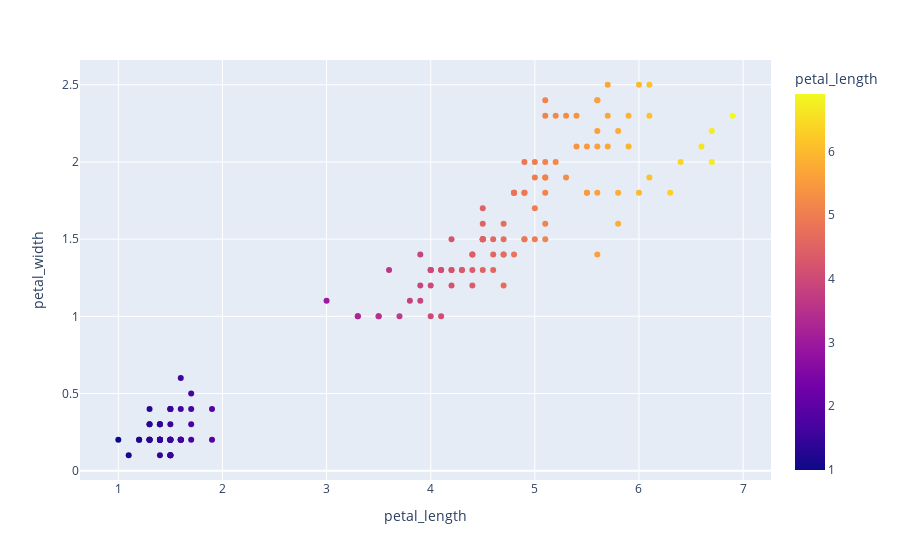

The notebook cell saved with this chart:
### Markdown cell above
## **Continous Color Scales**
Recomendations:
  - agsunset
  - blues/magenta/teal (linear)
  - rdbu (contra)

### Code cell
df = px.data.iris()
display(df)
fig = px.scatter(df,x='petal_length',y='petal_width',
                 color='petal_length') #menyesuaikan dengan tipe data fitur yang digunakan pada attr. color jika discrete maka discrete jika continous maka continous
fig.show()

### Figure 1 — Plotly figure (JSON) as saved in the notebook; plotly's stock layout.template omitted (floating-point values rounded to 4 significant figures; data arrays with more than 128 entries replaced by an {"elided": "..."} marker saying what was removed)
{"data": [{"hovertemplate": "petal_length=%{marker.color}<br>petal_width=%{y}<extra></extra>", "legendgroup": "", "marker": {"color": {"elided": "150 float values"}, "coloraxis": "coloraxis", "symbol": "circle"}, "mode": "markers", "name": "", "orientation": "v", "showlegend": false, "type": "scatter", "x": {"elided": "150 float values"}, "xaxis": "x", "y": {"elided": "150 float values"}, "yaxis": "y"}], "layout": {"coloraxis": {"colorbar": {"title": {"text": "petal_length"}}, "colorscale": [[0, "#0d0887"], [0.1111, "#46039f"], [0.2222, "#7201a8"], [0.3333, "#9c179e"], [0.4444, "#bd3786"], [0.5556, "#d8576b"], [0.6667, "#ed7953"], [0.7778, "#fb9f3a"], [0.8889, "#fdca26"], [1, "#f0f921"]]}, "legend": {"tracegroupgap": 0}, "margin": {"t": 60}, "xaxis": {"anchor": "y", "domain": [0, 1], "title": {"text": "petal_length"}}, "yaxis": {"anchor": "x", "domain": [0, 1], "title": {"text": "petal_width"}}}}
